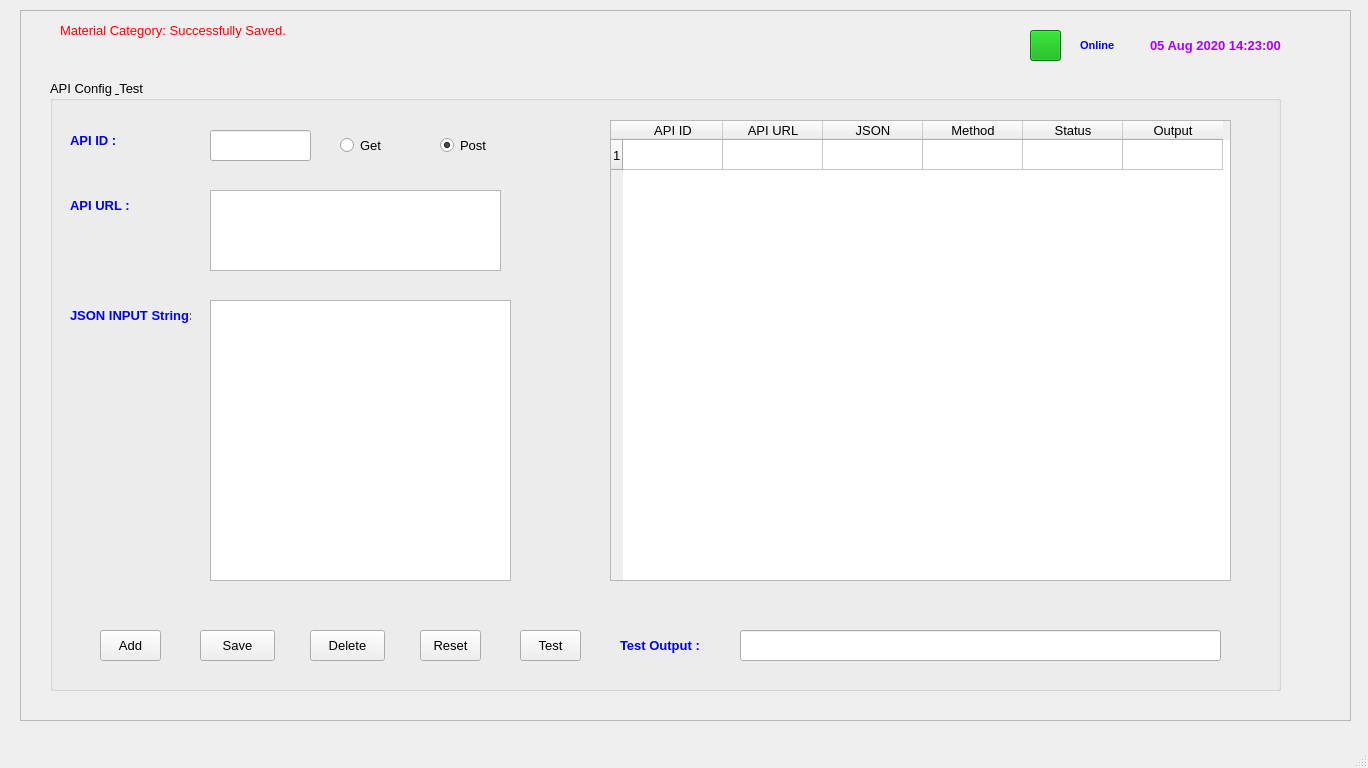
<?xml version="1.0" encoding="UTF-8"?>
<ui version="4.0">
 <class>MainWindow</class>
 <widget class="QMainWindow" name="MainWindow">
  <property name="geometry">
   <rect>
    <x>0</x>
    <y>0</y>
    <width>1368</width>
    <height>768</height>
   </rect>
  </property>
  <property name="baseSize">
   <size>
    <width>0</width>
    <height>0</height>
   </size>
  </property>
  <property name="windowTitle">
   <string>MainWindow</string>
  </property>
  <widget class="QWidget" name="centralwidget">
   <widget class="QFrame" name="frame">
    <property name="geometry">
     <rect>
      <x>20</x>
      <y>10</y>
      <width>1331</width>
      <height>711</height>
     </rect>
    </property>
    <property name="frameShape">
     <enum>QFrame::StyledPanel</enum>
    </property>
    <property name="frameShadow">
     <enum>QFrame::Raised</enum>
    </property>
    <widget class="QLabel" name="label_47">
     <property name="geometry">
      <rect>
       <x>1130</x>
       <y>20</y>
       <width>171</width>
       <height>31</height>
      </rect>
     </property>
     <property name="font">
      <font>
       <family>MS Sans Serif</family>
       <pointsize>10</pointsize>
       <weight>75</weight>
       <bold>true</bold>
       <underline>false</underline>
      </font>
     </property>
     <property name="styleSheet">
      <string notr="true">color: rgb(170, 0, 255);</string>
     </property>
     <property name="text">
      <string>05 Aug 2020 14:23:00</string>
     </property>
     <property name="alignment">
      <set>Qt::AlignLeading|Qt::AlignLeft|Qt::AlignVCenter</set>
     </property>
    </widget>
    <widget class="QGroupBox" name="groupBox_2">
     <property name="geometry">
      <rect>
       <x>30</x>
       <y>70</y>
       <width>1231</width>
       <height>611</height>
      </rect>
     </property>
     <property name="font">
      <font>
       <pointsize>10</pointsize>
      </font>
     </property>
     <property name="title">
      <string>API Config &amp; Test</string>
     </property>
     <widget class="QPushButton" name="pushButton_14">
      <property name="geometry">
       <rect>
        <x>50</x>
        <y>550</y>
        <width>61</width>
        <height>31</height>
       </rect>
      </property>
      <property name="text">
       <string>Add</string>
      </property>
     </widget>
     <widget class="QPushButton" name="pushButton_15">
      <property name="geometry">
       <rect>
        <x>150</x>
        <y>550</y>
        <width>75</width>
        <height>31</height>
       </rect>
      </property>
      <property name="text">
       <string>Save</string>
      </property>
     </widget>
     <widget class="QPushButton" name="pushButton_16">
      <property name="geometry">
       <rect>
        <x>260</x>
        <y>550</y>
        <width>75</width>
        <height>31</height>
       </rect>
      </property>
      <property name="text">
       <string>Delete</string>
      </property>
     </widget>
     <widget class="QPushButton" name="pushButton_17">
      <property name="geometry">
       <rect>
        <x>370</x>
        <y>550</y>
        <width>61</width>
        <height>31</height>
       </rect>
      </property>
      <property name="text">
       <string>Reset</string>
      </property>
     </widget>
     <widget class="QLabel" name="label_32">
      <property name="geometry">
       <rect>
        <x>20</x>
        <y>40</y>
        <width>91</width>
        <height>41</height>
       </rect>
      </property>
      <property name="font">
       <font>
        <family>MS Shell Dlg 2</family>
        <pointsize>10</pointsize>
        <weight>75</weight>
        <bold>true</bold>
        <underline>false</underline>
       </font>
      </property>
      <property name="styleSheet">
       <string notr="true">color: rgb(0, 0, 255);</string>
      </property>
      <property name="text">
       <string>API ID :</string>
      </property>
      <property name="alignment">
       <set>Qt::AlignLeading|Qt::AlignLeft|Qt::AlignVCenter</set>
      </property>
     </widget>
     <widget class="QLineEdit" name="lineEdit_21">
      <property name="geometry">
       <rect>
        <x>160</x>
        <y>50</y>
        <width>101</width>
        <height>31</height>
       </rect>
      </property>
      <property name="font">
       <font>
        <pointsize>10</pointsize>
       </font>
      </property>
      <property name="text">
       <string/>
      </property>
     </widget>
     <widget class="QLabel" name="label_33">
      <property name="geometry">
       <rect>
        <x>20</x>
        <y>110</y>
        <width>101</width>
        <height>31</height>
       </rect>
      </property>
      <property name="font">
       <font>
        <family>MS Shell Dlg 2</family>
        <pointsize>10</pointsize>
        <weight>75</weight>
        <bold>true</bold>
        <underline>false</underline>
       </font>
      </property>
      <property name="styleSheet">
       <string notr="true">color: rgb(0, 0, 255);</string>
      </property>
      <property name="text">
       <string>API URL :</string>
      </property>
      <property name="alignment">
       <set>Qt::AlignLeading|Qt::AlignLeft|Qt::AlignVCenter</set>
      </property>
     </widget>
     <widget class="QLabel" name="label_34">
      <property name="geometry">
       <rect>
        <x>20</x>
        <y>220</y>
        <width>121</width>
        <height>31</height>
       </rect>
      </property>
      <property name="font">
       <font>
        <family>MS Shell Dlg 2</family>
        <pointsize>10</pointsize>
        <weight>75</weight>
        <bold>true</bold>
        <underline>false</underline>
       </font>
      </property>
      <property name="styleSheet">
       <string notr="true">color: rgb(0, 0, 255);</string>
      </property>
      <property name="text">
       <string>JSON INPUT String:</string>
      </property>
      <property name="alignment">
       <set>Qt::AlignLeading|Qt::AlignLeft|Qt::AlignVCenter</set>
      </property>
     </widget>
     <widget class="QTableWidget" name="tableWidget">
      <property name="geometry">
       <rect>
        <x>560</x>
        <y>40</y>
        <width>621</width>
        <height>461</height>
       </rect>
      </property>
      <row>
       <property name="text">
        <string>1</string>
       </property>
      </row>
      <column>
       <property name="text">
        <string>API ID</string>
       </property>
       <property name="font">
        <font>
         <pointsize>10</pointsize>
        </font>
       </property>
      </column>
      <column>
       <property name="text">
        <string>API URL</string>
       </property>
       <property name="font">
        <font>
         <pointsize>10</pointsize>
        </font>
       </property>
      </column>
      <column>
       <property name="text">
        <string>JSON</string>
       </property>
       <property name="font">
        <font>
         <pointsize>10</pointsize>
        </font>
       </property>
      </column>
      <column>
       <property name="text">
        <string>Method</string>
       </property>
       <property name="font">
        <font>
         <pointsize>10</pointsize>
        </font>
       </property>
      </column>
      <column>
       <property name="text">
        <string>Status</string>
       </property>
       <property name="font">
        <font>
         <pointsize>10</pointsize>
        </font>
       </property>
      </column>
      <column>
       <property name="text">
        <string>Output</string>
       </property>
       <property name="font">
        <font>
         <pointsize>10</pointsize>
        </font>
       </property>
      </column>
      <item row="0" column="0">
       <property name="text">
        <string/>
       </property>
       <property name="font">
        <font>
         <family>MS Shell Dlg 2</family>
         <pointsize>10</pointsize>
        </font>
       </property>
      </item>
      <item row="0" column="1">
       <property name="text">
        <string/>
       </property>
       <property name="font">
        <font>
         <family>MS Shell Dlg 2</family>
         <pointsize>10</pointsize>
        </font>
       </property>
      </item>
      <item row="0" column="2">
       <property name="text">
        <string/>
       </property>
       <property name="font">
        <font>
         <pointsize>10</pointsize>
        </font>
       </property>
      </item>
     </widget>
     <widget class="QTextEdit" name="textEdit">
      <property name="geometry">
       <rect>
        <x>160</x>
        <y>220</y>
        <width>301</width>
        <height>281</height>
       </rect>
      </property>
     </widget>
     <widget class="QTextEdit" name="textEdit_2">
      <property name="geometry">
       <rect>
        <x>160</x>
        <y>110</y>
        <width>291</width>
        <height>81</height>
       </rect>
      </property>
     </widget>
     <widget class="QRadioButton" name="radioButton">
      <property name="geometry">
       <rect>
        <x>290</x>
        <y>50</y>
        <width>82</width>
        <height>31</height>
       </rect>
      </property>
      <property name="text">
       <string>Get</string>
      </property>
     </widget>
     <widget class="QRadioButton" name="radioButton_2">
      <property name="geometry">
       <rect>
        <x>390</x>
        <y>50</y>
        <width>82</width>
        <height>31</height>
       </rect>
      </property>
      <property name="text">
       <string>Post</string>
      </property>
      <property name="checked">
       <bool>true</bool>
      </property>
     </widget>
     <widget class="QPushButton" name="pushButton_18">
      <property name="geometry">
       <rect>
        <x>470</x>
        <y>550</y>
        <width>61</width>
        <height>31</height>
       </rect>
      </property>
      <property name="text">
       <string>Test</string>
      </property>
     </widget>
     <widget class="QLabel" name="label_35">
      <property name="geometry">
       <rect>
        <x>570</x>
        <y>550</y>
        <width>101</width>
        <height>31</height>
       </rect>
      </property>
      <property name="font">
       <font>
        <family>MS Shell Dlg 2</family>
        <pointsize>10</pointsize>
        <weight>75</weight>
        <bold>true</bold>
        <underline>false</underline>
       </font>
      </property>
      <property name="styleSheet">
       <string notr="true">color: rgb(0, 0, 255);</string>
      </property>
      <property name="text">
       <string>Test Output :</string>
      </property>
      <property name="alignment">
       <set>Qt::AlignLeading|Qt::AlignLeft|Qt::AlignVCenter</set>
      </property>
     </widget>
     <widget class="QLineEdit" name="lineEdit_22">
      <property name="geometry">
       <rect>
        <x>690</x>
        <y>550</y>
        <width>481</width>
        <height>31</height>
       </rect>
      </property>
      <property name="font">
       <font>
        <pointsize>10</pointsize>
       </font>
      </property>
      <property name="text">
       <string/>
      </property>
     </widget>
    </widget>
    <widget class="QLabel" name="label_2">
     <property name="geometry">
      <rect>
       <x>40</x>
       <y>10</y>
       <width>331</width>
       <height>21</height>
      </rect>
     </property>
     <property name="font">
      <font>
       <pointsize>10</pointsize>
      </font>
     </property>
     <property name="styleSheet">
      <string notr="true">color: rgb(255, 0, 0);</string>
     </property>
     <property name="text">
      <string>Material Category: Successfully Saved.</string>
     </property>
    </widget>
    <widget class="QLabel" name="label_22">
     <property name="geometry">
      <rect>
       <x>1060</x>
       <y>20</y>
       <width>61</width>
       <height>31</height>
      </rect>
     </property>
     <property name="font">
      <font>
       <family>MS Shell Dlg 2</family>
       <pointsize>8</pointsize>
       <weight>75</weight>
       <bold>true</bold>
       <underline>false</underline>
      </font>
     </property>
     <property name="styleSheet">
      <string notr="true">color: rgb(0, 0, 255);</string>
     </property>
     <property name="text">
      <string>Online</string>
     </property>
     <property name="alignment">
      <set>Qt::AlignLeading|Qt::AlignLeft|Qt::AlignVCenter</set>
     </property>
    </widget>
    <widget class="QToolButton" name="toolButton">
     <property name="geometry">
      <rect>
       <x>1010</x>
       <y>20</y>
       <width>31</width>
       <height>31</height>
      </rect>
     </property>
     <property name="styleSheet">
      <string notr="true">background-color: rgb(0, 170, 0);</string>
     </property>
     <property name="text">
      <string/>
     </property>
    </widget>
   </widget>
  </widget>
  <widget class="QMenuBar" name="menubar">
   <property name="geometry">
    <rect>
     <x>0</x>
     <y>0</y>
     <width>1368</width>
     <height>21</height>
    </rect>
   </property>
  </widget>
  <widget class="QStatusBar" name="statusbar"/>
 </widget>
 <resources/>
 <connections/>
</ui>
